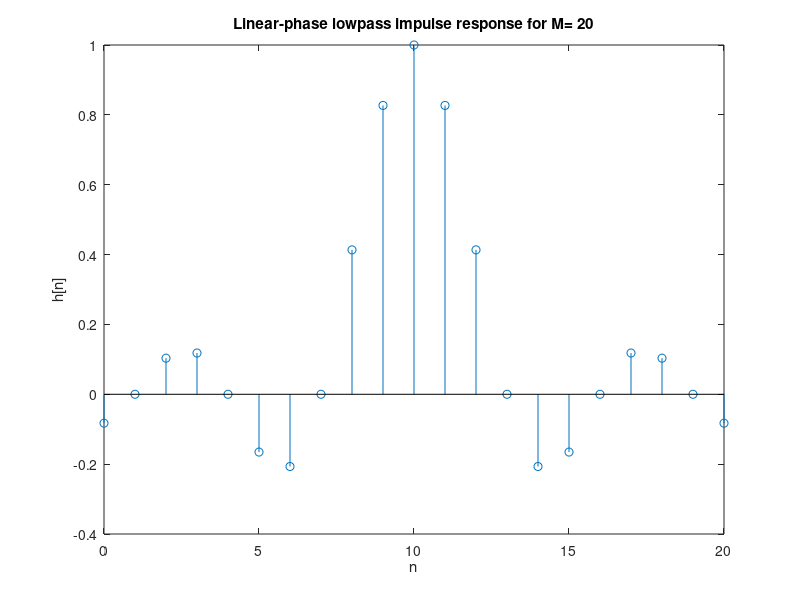
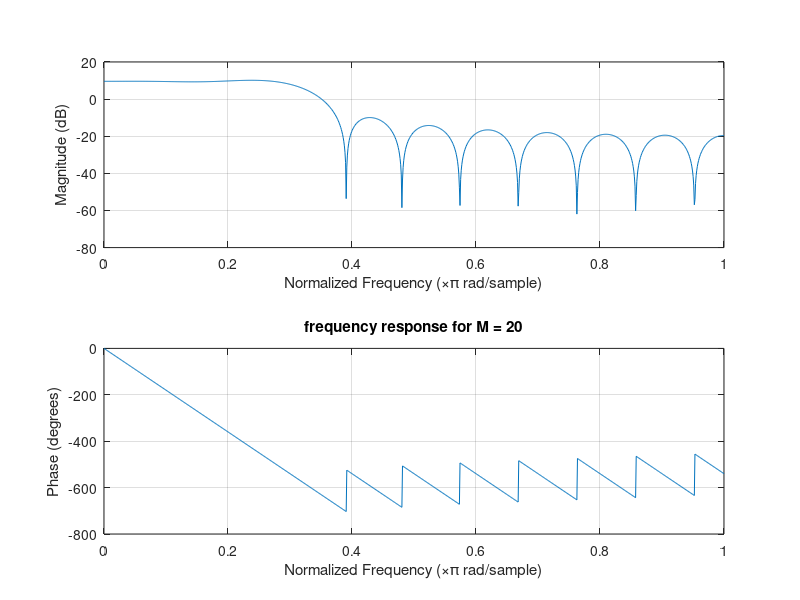
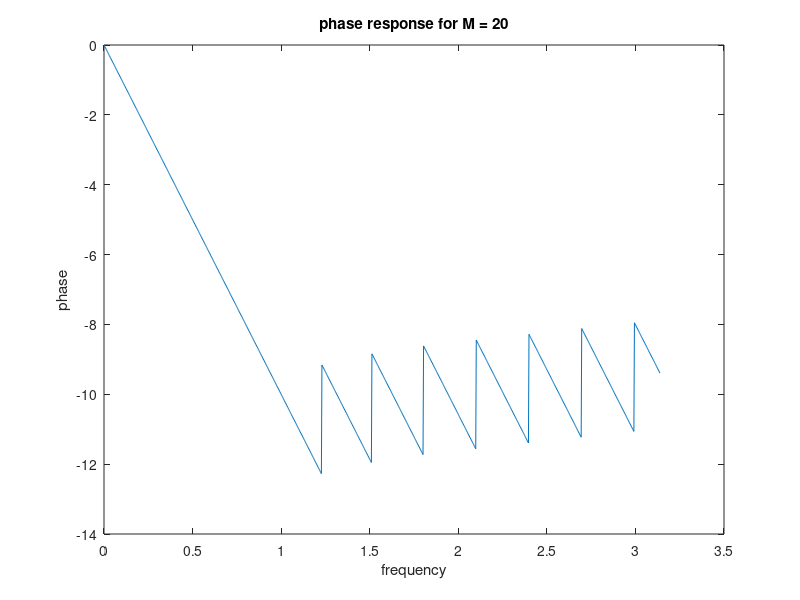
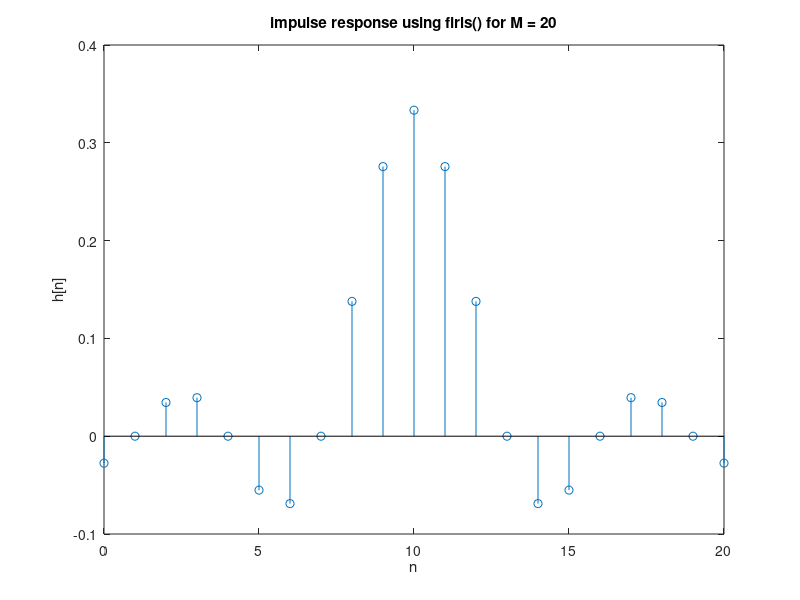

MATLAB code to generate these figures, in order:
clear, clc, close all
wc = pi/3;  % Cutoff frequency
M_values = [20, 50, 150];  % Filter orders

for M = M_values%filter order
    N = M + 1;%length of filter, total number of coefficents
    n = 0:N-1;%discrete-time indicies 
    % a
    h = sinc((n - M/2) * wc/pi); %sinc = sin(x)/x
    
    % h is the impulse response, Directly using sinc function
    figure;
    stem(n, h);
    title(['Linear-phase lowpass impulse response for M= ', num2str(M)]);
    xlabel('n');
    ylabel('h[n]');
    % b
    figure;
    freqz(h, 1, 1024);%the line shows the frequency response 1 means that's FIR filter, 1024 means resolution of frequency responce slot
    title(['frequency response for M = ', num2str(M)]);
    % c
    [H, w] = freqz(h, 1, 1024);%get the frequency response
    phase_response = unwrap(angle(H));%angle calculate the phase angle and unwrap smooth the plot
    figure;
    plot(w, phase_response);
    title(['phase response for M = ', num2str(M)]);
    xlabel('frequency');
    ylabel('phase');
    % d
    h_firls = firls(M, [0 wc/pi wc/pi 1], [1 1 0 0]);
    figure;
    stem(n, h_firls);
    title(['impulse response using firls() for M = ', num2str(M)]);
    xlabel('n');
    ylabel('h[n]');
end

% e
noise = randn(1000, 1);
M_values = [20, 50, 150];

for M = M_values%filter order
    N = M + 1;%length of filter, total number of coefficents
    n = 0:N-1;%discrete-time indicies 
    h = sinc((n - M/2) * wc/pi);%impulse function
    conv_signal = conv(noise, h);
    filter_signal = filter(h, 1, noise);
    figure;
    subplot(2,1,1);
    plot(conv_signal);
    title(['convolved signal for M = ', num2str(M)]);
    xlabel('sample');
    ylabel('amplitude');

    subplot(2,1,2);
    plot(filter_signal);
    title(['filtered Signal using filter() for M = ', num2str(M)]);
    xlabel('sample');
    ylabel('amplitude');
end
